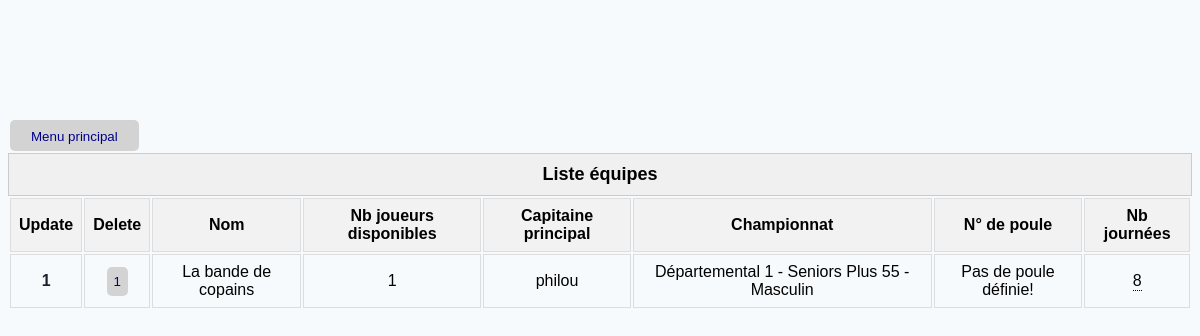
The page /teams on the database its author committed.
### TennisModel.py (models this page shows, shortened)
class Team(db.Model):
    __tablename__ = 'team'
    id = db.Column(db.Integer, primary_key=True, autoincrement=True)
    name = db.Column(db.String(20), unique=True, nullable=False)
    captainId = db.Column(db.Integer, db.ForeignKey('player.id'))
    poolId = db.Column(db.Integer, db.ForeignKey('pool.id'))
    players = relationship('Player', secondary=player_team_association, back_populates='teams')  # Correction ici
    @property
    def championship_name(self):
        return self.pool.championship.name if self.pool else None
    @property
    def match_days(self):
        return Matchday.query.filter_by(poolId=self.poolId).all()
    @property
    def pool(self):
        return Pool.query.get(self.poolId) if self.poolId else None
    @property
    def captainName(self):
        is_captain = [p for p in self.players if p.id == self.captainId]
        return is_captain[0].name if is_captain else None

class Player(db.Model):
    __tablename__ = 'player'
    id = db.Column(db.Integer, primary_key=True, autoincrement=True)
    name = db.Column(db.String(20), unique=True, nullable=False)
    birthDate = db.Column(db.DateTime, nullable=False)
    height = db.Column(db.Integer, nullable=False)
    weight = db.Column(db.Integer, nullable=False)
    clubId = db.Column(db.Integer, db.ForeignKey('club.id'), nullable=False)
    isActive = db.Column(db.Boolean, default=True)
    club = relationship('Club')
    teams = relationship('Team', secondary=player_team_association, back_populates='players')

class Championship(db.Model):
    __tablename__ = 'championship'
    id = db.Column(db.Integer, primary_key=True)
    startDate = db.Column(db.Date, nullable=False)
    endDate = db.Column(db.Date, nullable=False)
    singlesCount = db.Column(db.Integer, nullable=False)
    doublesCount = db.Column(db.Integer, nullable=False)
    divisionId = db.Column(db.Integer, db.ForeignKey('division.id'))  # Ajout de la clé étrangère vers la division
    division = relationship('Division')  # Relation avec la division
    pools = relationship('Pool', back_populates='championship')  # Relation avec les poules du championnat
    @property
    def name(self):
        division = Division.query.get(self.divisionId)
        return f'{division.name}'

class Division(db.Model):
    __tablename__ = 'division'
    id = db.Column(db.Integer, primary_key=True)
    type = db.Column(db.Integer, nullable=False)  # Champ National/Prenational/Regional/Departmental
    number = db.Column(db.Integer, nullable=True)  # Niveau de division dans la catégorie définie dans type
    gender = db.Column(db.Integer, nullable=False)  # Champ masculin/féminin (0 pour masculin, 1 pour féminin, 2 pour mixte)
    ageCategoryId = db.Column(db.Integer, db.ForeignKey('age_category.id'), nullable=False)
    ageCategory = relationship('AgeCategory')
    @property
    def name(self) -> str:
        categories = {0: 'National', 1: 'Prénational', 2: 'Régional', 3: 'Départemental'}
        gender = {0: 'Masculin', 1: 'Féminin', 2: 'Mixte'}
        level = f' {self.number}' if self.number else ''
        return f'{categories[self.type]}{level} - {self.ageCategory} - {gender[self.gender]}'

class AgeCategory(db.Model):
    __tablename__ = 'age_category'
    id = db.Column(db.Integer, primary_key=True)
    type = db.Column(db.Integer, nullable=False)  # Champ Jeunes/Seniors/Vétérans (0 pour jeunes, 1 pour seniors, 2 pour vétérans)
    minAge = db.Column(db.Integer, nullable=False)
    maxAge = db.Column(db.Integer, nullable=False)
    @property
    def name(self) -> str:
        categories = {0: 'Jeunes', 1: 'Seniors', 2: 'Seniors Plus'}
        if self.type == 0:
            return f'U{self.minAge}'
        elif self.type == 1:
            return categories[self.type]
        else:
            return f'{categories[self.type]} {self.minAge}'
    def __repr__(self):
        return f'{self.name}'

class Pool(db.Model):
    __tablename__ = 'pool'
    id = db.Column(db.Integer, primary_key=True, autoincrement=True)
    letter = db.Column(db.String(1), nullable=True)
    championshipId = db.Column(db.Integer, ForeignKey('championship.id'))
    championship = relationship('Championship', back_populates='pools')
    matchdays = relationship('Matchday', back_populates='pool')
    matches = relationship('Match', back_populates='pool')

### flask_app.py (the view)
@app.route('/teams')
def show_teams():
    teams = Team.query.order_by(desc(Team.name)).all()
    return render_template('teams.html', teams=teams)

### flask_app.py (called while the page is built)
@app.before_request
def create_tables():
    db.create_all()

### templates/teams.html (shortened to what this page needs)
{% extends 'base.html' %}
{% block main %}
<main>
    {% if teams %}
    <table class="teams">
        <caption class="table-caption">Liste équipes</caption>
        <thead>
        <tr>
            <th>Update</th>
            <th>Delete</th>
            <th>Nom</th>
            <th>Nb joueurs disponibles</th>
            <th>Capitaine principal</th>
            <th>Championnat</th>
            <th>N° de poule</th>
            <th>Nb journées</th>
        </tr>
        </thead>
        {% for team in teams %}
        <tr>
            <td><a href="{{ url_for('update_team', id=team.id) }}">{{team.id}}</a></td>
            <td><button onclick="confirmDelete({{ team.id }})">{{team.id}}</button></td>
            <td>{{ team.name }}</td>
            <td>{{ team.players|length }}</td>
            <td>{{ team.captainName or 'Pas de capitaine défini!' }}</td>
            <td>{{ team.championship_name }}</td>
            <td>{{ team.pool.letter or 'Pas de poule définie!' }}</td>
            <td>
                <div class="tooltip" onclick="toggleTooltip(this)">
                    {{ team.match_days|length}}
                </div>
            </td>
        </tr>
        {% endfor %}
    </table>
    {% else %}
    <p style="font-size: 16px; text-align: center;">Pas d'équipe enregistrée ✌️</p>
    {% endif %}
</main>
{% endblock main %}

### static/css/style.css (style rules this page uses)
body { background-color: #F7FAFC; justify-content: center; margin-top: 10%; font-family: Arial, Helvetica, sans-serif; }
a { color: #1E1E2D; font-size: 16px; font-weight: 600; text-decoration: none; }
button { color: darkblue; background-color: lightgray; padding: 7px; border: none; border-radius: 5px; border-collapse: collapse; }
main { display: grid; justify-items: center; }
th, td { border: 1px solid #ddd; padding: 8px; text-align: center; }
th { background-color: #f2f2f2; }
.table-caption { font-weight: bold; font-size: 18px; padding: 10px; border: 1px solid #ccc; background-color: #f0f0f0; }
.tooltip { position: relative; display: inline-block; border-bottom: 1px dotted black; }

### rows shown on the page
Team: id "1", name "La bande de copains", players|length "1", captainId.name "philou", championship_name "Départemental 1 - Seniors Plus 55 - Masculin", pool "Pas de poule définie!", match_days|length "8"
